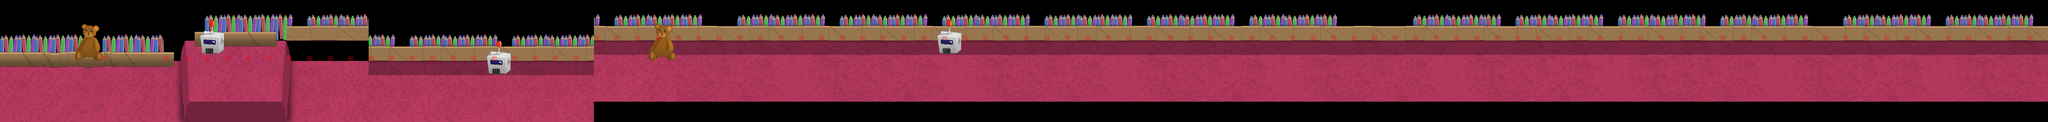

Below is a game level as drawn by its tile map, then a one-line description and the .tmx that defines it (tile-layer data replaced by summaries):
An orthogonal 100x6 tile map with 64x64 px tiles, 5 tile layers (Putos lapices, Suelo de polla, Carones de mierda, Juguetitos, ...), 3 tilesets and 17 objects (7x enemigoFuerte, 3x 1, 2x 0, sardinilla, enemigo, ...).

<map version="1.5" tiledversion="1.5.0" orientation="orthogonal" renderorder="left-up" width="100" height="6" tilewidth="64" tileheight="64" infinite="0" nextlayerid="13" nextobjectid="107">
 <properties>
  <property name="MaxH" type="int" value="6" />
 </properties>
 <tileset firstgid="1" source="demoTileset.tsx" />
 <tileset firstgid="145" source="collisionTileset.tsx" />
 <tileset firstgid="146" source="TileLvl1.tsx" />
 <layer id="3" name="Putos lapices" width="100" height="6">
  <data>[600 cells, 178 non-empty, 10 distinct tile ids]</data>
 </layer>
 <layer id="1" name="Suelo de polla" width="100" height="6">
  <data>[600 cells, 315 non-empty, 77 distinct tile ids]</data>
 </layer>
 <layer id="2" name="Carones de mierda" width="100" height="6">
  <data>[600 cells, 200 non-empty, 37 distinct tile ids]</data>
 </layer>
 <layer id="4" name="Juguetitos" width="100" height="6">
  <data>[600 cells, 20 non-empty, 8 distinct tile ids]</data>
 </layer>
 <layer id="5" name="Collision" width="100" height="6">
  <data>[600 cells, 101 non-empty, 6 distinct tile ids]</data>
 </layer>
 <objectgroup id="10" name="Alturas">
  <object id="69" name="0" x="895.667" y="125.667" width="38" height="254.667" />
  <object id="71" name="1" x="882.667" y="124" width="12.667" height="256" />
  <object id="105" name="1" x="576.833" y="128.167" width="14" height="254.667" />
  <object id="106" name="0" x="542.5" y="126.5" width="34.0003" height="256" />
 </objectgroup>
 <objectgroup id="11" name="entities">
  <object id="66" name="sardinilla" x="36.7273" y="279.152" width="57.5758" height="48.4848" />
  <object id="93" name="enemigoFuerte" x="121.544" y="330.887" width="27.2727" height="44.9091">
   <properties>
    <property name="sala" type="int" value="1" />
    <property name="zRondas" type="int" value="0" />
   </properties>
  </object>
  <object id="94" name="enemigoFuerte" x="784.394" y="279.25" width="27.2727" height="44.9091">
   <properties>
    <property name="sala" type="int" value="1" />
    <property name="zRondas" type="int" value="0" />
   </properties>
  </object>
  <object id="95" name="enemigoFuerte" x="791.424" y="334.886" width="27.2727" height="44.9091">
   <properties>
    <property name="sala" type="int" value="1" />
    <property name="zRondas" type="int" value="0" />
   </properties>
  </object>
  <object id="96" name="enemigoFuerte" x="163.544" y="258.887" width="27.2727" height="44.9091">
   <properties>
    <property name="sala" type="int" value="1" />
    <property name="zRondas" type="int" value="0" />
   </properties>
  </object>
  <object id="97" name="enemigo" x="316.272" y="257.917" width="27.2727" height="44.9091">
   <properties>
    <property name="sala" type="int" value="1" />
    <property name="zRondas" type="int" value="1" />
   </properties>
  </object>
  <object id="98" name="enemigoFuerte" x="294.272" y="333.917" width="27.2727" height="44.9091">
   <properties>
    <property name="sala" type="int" value="1" />
    <property name="zRondas" type="int" value="1" />
   </properties>
  </object>
  <object id="99" name="enemigoFuerte" x="1063.18" y="248.947" width="27.2727" height="44.9091">
   <properties>
    <property name="sala" type="int" value="1" />
    <property name="zRondas" type="int" value="1" />
   </properties>
  </object>
  <object id="100" name="enemigoFuerte" x="1067.18" y="340.947" width="27.2727" height="44.9091">
   <properties>
    <property name="sala" type="int" value="1" />
    <property name="zRondas" type="int" value="1" />
   </properties>
  </object>
  <object id="101" name="finalBoss" x="223.544" y="117.25" width="27.2727" height="44.9091">
   <properties>
    <property name="sala" type="int" value="1" />
    <property name="zRondas" type="int" value="1" />
   </properties>
  </object>
  <object id="102" name="firstBoss" x="255.544" y="117.25" width="27.2727" height="44.9091">
   <properties>
    <property name="sala" type="int" value="1" />
    <property name="zRondas" type="int" value="1" />
   </properties>
  </object>
  <object id="103" name="1" x="529.544" y="165.25" width="13" height="255.5">
   <properties>
    <property name="CameraCoordX" type="int" value="1100" />
    <property name="Rounds" type="int" value="2" />
   </properties>
  </object>
  <object id="104" name="escalectris" x="623.921" y="166.295" width="27.2727" height="44.9091">
   <properties>
    <property name="sala" type="int" value="1" />
    <property name="zRondas" type="int" value="1" />
   </properties>
  </object>
 </objectgroup>
</map>
